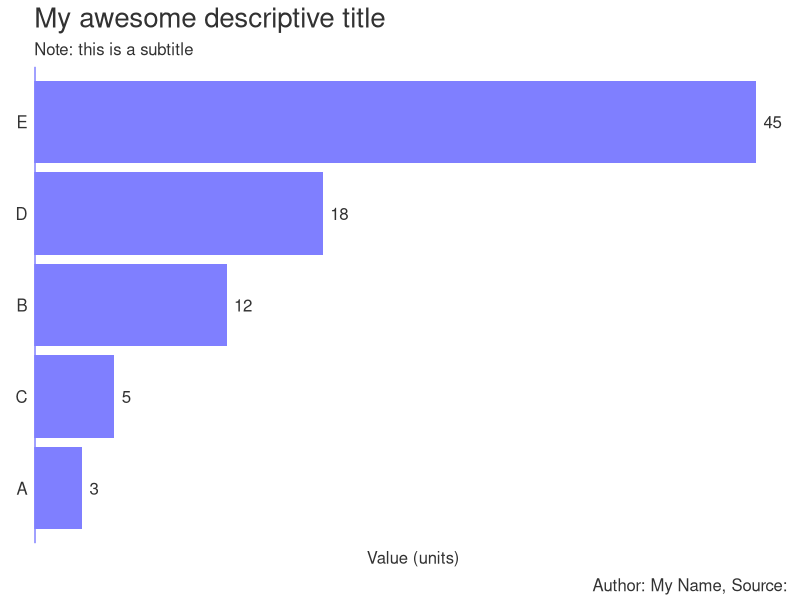

Here is the R script that generated this plot:
# Load libraries
library(ggplot2)
library(reshape2)

# Create data
data <- data.frame(
  name=c("A","B","C","D","E") ,  
  value=c(3,12,5,18,45)
)

barplot <- ggplot(data, aes(x=reorder(name, value), y=value)) + # enter data frame
  geom_bar(stat = "identity"
           ,fill = "#7f7fff") + # colour bars
  coord_flip() + # flip vertical bars into horizontal bar
  geom_text(aes(label = value # data labels
                ,y =  value + max(value)*0.01) # positioned just outside bar
            ,hjust = 0 # left align text
            ,size = (5/14)*12 # sizing in line with theme text
            ,colour = "#323232") + # colour text
  theme(
    panel.grid.major = element_blank() # Remove gridlines (major)
    ,panel.grid.minor = element_blank() # Remove gridlines (minor)
    ,panel.background = element_blank() # Remove grey background
    ,plot.title = element_text(hjust = 0, size = 20, colour = "#323232") # Title size and colour
    ,plot.subtitle = element_text(hjust = 0, size = 12, colour = "#323232") # Subtitle size and colour
    ,plot.caption = element_text(vjust = 0.3, size = 12, colour = "#323232") # Caption size and colour
    ,axis.ticks.y = element_blank() # Remove tick marks (Y-Axis)
    ,axis.text.y = element_text(hjust = 1, colour = "#323232", size = 12) # Axis size and colour (Y-Axis)
    ,axis.ticks.x = element_blank() # Remove tick marks (X-Axis)
    ,axis.text.x  = element_blank() # Remove axis scale (X-Axis)
    ,axis.title.x = element_text(size = 12, colour = "#323232") # Axis label size and colour (X-Axis)
  ) +
  geom_hline(yintercept=0, color = "#7f7fff", size=1) + # Axis line size and colour (Y-Axis)
  labs(title = 'My awesome descriptive title' # Title text
       ,subtitle = "Note: this is a subtitle" # Subtitle text
       ,x = element_blank() # Removed Y-Axis text (flipped co-ordinates) 
       ,y = 'Value (units)' # X-Axis text (flipped co-ordinates) 
       ,caption = "Author: My Name, Source: ") + # Caption text
  scale_y_continuous(limits = c(
    ifelse(min(data$value)>=0,0,min(data$value)*1.05) # Minimum X-Axis scale (flipped co-ordinates)
    ,max(data$value)*1.05) # Maximum X-Axis scale (flipped co-ordinates)
    ,expand = c(0,0) # Removing blank space around plot (X-Axis (flipped co-ordinates))
  )

# Save the plot
ggsave("barplot_final.png" # filename
       ,plot = barplot # variable for file
       ,width = 5, height = 4, dpi = 300, units = "in") # dimensions and image quality
